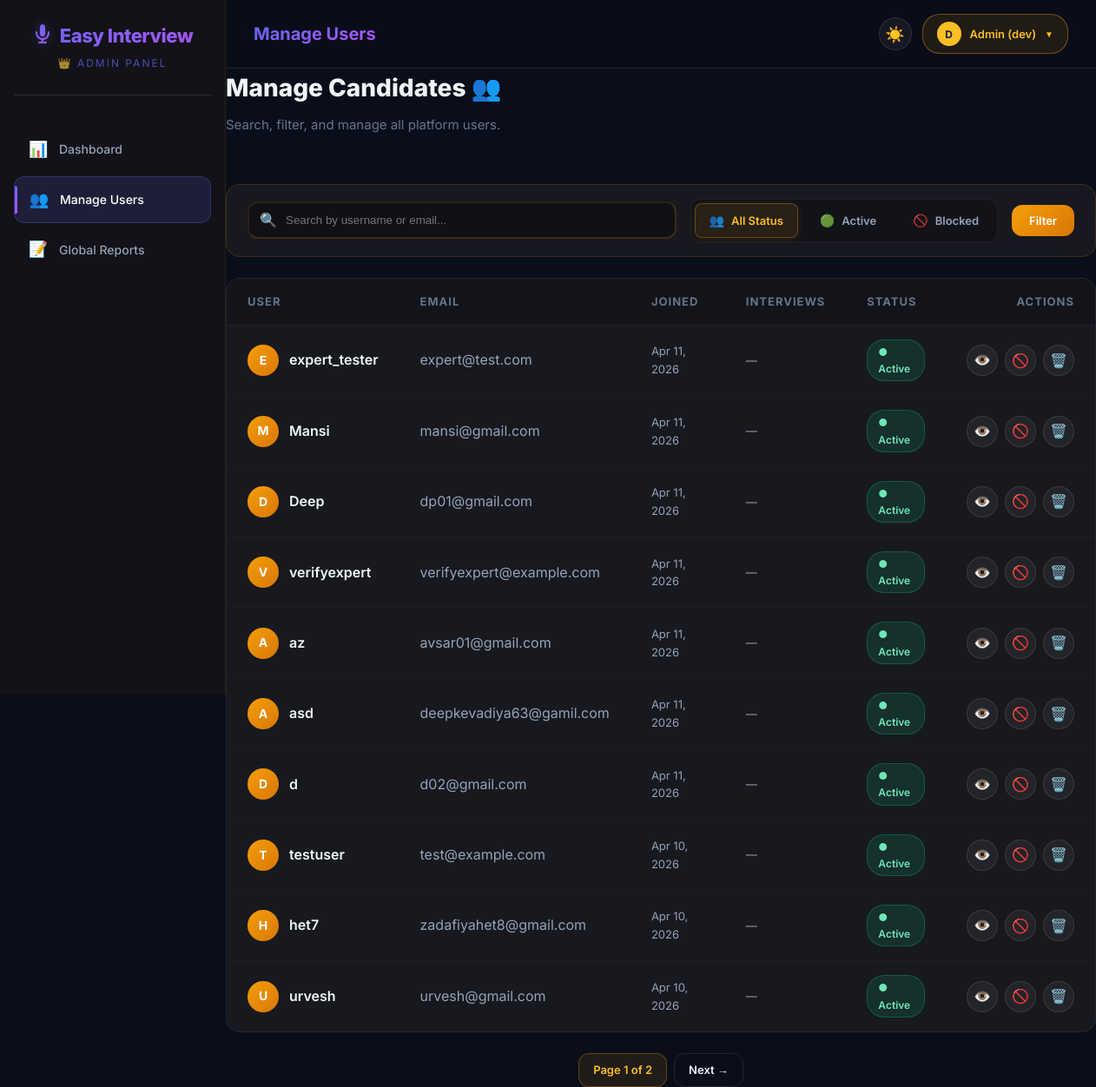
The page /manage-users/ (signed in) on the database its author committed.
### myapp/models.py (models this page shows, shortened)
class User(AbstractUser):
    profile_photo = models.ImageField(upload_to='profile_photos/', null=True, blank=True)
    is_expert = models.BooleanField(default=False)

### myapp/views.py (the view)
# urls.py: path('manage-users/', views.manage_users, name='manage_users'),
def manage_users(request):
    if not request.user.is_staff:
        return redirect("home")
    from django.core.paginator import Paginator
    search = request.GET.get("q", "").strip()
    status_filter = request.GET.get("status", "all")
    users = User.objects.filter(is_staff=False).order_by("-date_joined")
    if search:
        users = users.filter(username__icontains=search) | users.filter(email__icontains=search)
    if status_filter == "active":
        users = users.filter(is_active=True)
    elif status_filter == "blocked":
        users = users.filter(is_active=False)
    paginator = Paginator(users, 10)
    page = request.GET.get("page")
    users = paginator.get_page(page)
    return render(request, "admin/manage_users.html", {
        "users": users,
        "search": search,
        "status_filter": status_filter,
    })

### myapp/templates/admin/manage_users.html (shortened to what this page needs)
{% extends 'admin/admin_base.html' %}
{% block nav_users %}active{% endblock %}
{% block page_title %}<span>Manage Users</span>{% endblock %}
{% block content %}
<div class="animate-in" style="display: flex; justify-content: space-between; align-items: flex-end; flex-wrap: wrap; gap: 16px; margin-bottom: 24px;">
    <div>
        <h1 class="page-title">Manage Candidates 👥</h1>
        <p class="page-subtitle">Search, filter, and manage all platform users.</p>
    </div>
</div>
<div class="admin-card animate-in delay-1" style="padding: 16px 24px; margin-bottom: 24px;">
    <form method="GET" class="admin-filters-form" style="display: flex; gap: 16px; align-items: center; flex-wrap: wrap;">
        <div class="search-container">
            <span class="search-icon">🔍</span>
            <input type="text" name="q" value="{{ search }}" placeholder="Search by username or email..." class="form-input" style="width: 100%; background: rgba(0,0,0,0.3); border-color: rgba(245, 158, 11, 0.2); padding: 12px 16px 12px 42px; border-radius: var(--radius-md);">
        </div>
        <div class="status-toggle-group">
            <label for="status-all" class="status-label">
                <span class="status-icon">👥</span> All Status
            </label>
            <label for="status-active" class="status-label">
                <span class="status-icon">🟢</span> Active
            </label>
            <label for="status-blocked" class="status-label">
                <span class="status-icon">🚫</span> Blocked
            </label>
        </div>
        <div style="display: flex; gap: 8px;">
            <button type="submit" class="btn-primary-glow" style="background: var(--admin-accent); padding: 10px 20px; border-radius: var(--radius-md); font-size: 13px;">Filter</button>
        </div>
    </form>
</div>
<div class="admin-table-container animate-in delay-2">
    <table class="admin-table">
        <thead>
            <tr>
                <th>User</th>
                <th>Email</th>
                <th>Joined</th>
                <th>Interviews</th>
                <th>Status</th>
                <th style="text-align: right;">Actions</th>
            </tr>
        </thead>
        <tbody>
            {% for u in users %}
            <tr>
                <td>
                    <div style="display: flex; align-items: center; gap: 12px;">
                        <div style="width: 36px; height: 36px; border-radius: 50%; background: linear-gradient(135deg, #f59e0b, #d97706); color: white; display: flex; align-items: center; justify-content: center; font-weight: 700; font-size: 14px; flex-shrink: 0;">
                            {{ u.username|make_list|first|upper }}
                        </div>
                        <a href="{% url 'view_user' u.id %}" style="font-weight: 600; color: var(--text-primary); text-decoration: none;">{{ u.username }}</a>
                    </div>
                </td>
                <td style="color: var(--text-secondary);">{{ u.email|default:"—" }}</td>
                <td style="color: var(--text-secondary); font-size: 13px;">{{ u.date_joined|date:"M d, Y" }}</td>
                <td style="color: var(--text-secondary); font-size: 13px;">—</td>
                <td>
                    {% if u.is_superuser or u.is_staff %}
                        <span class="badge-admin">👑 Staff</span>
                    {% elif u.is_active %}
                        <span class="badge-active">● Active</span>
                    {% else %}
                        <span class="badge-blocked">🚫 Blocked</span>
                    {% endif %}
                </td>
                <td style="text-align: right;">
                    <div style="display: flex; gap: 8px; justify-content: flex-end;">
                        <a href="{% url 'view_user' u.id %}" class="btn-admin-action" title="View Profile">👁️</a>
                        {% if not u.is_superuser %}
                            <form method="POST" action="{% url 'block_user' u.id %}" style="display:inline;">
                                <button type="submit" class="btn-admin-action warn" title="{% if u.is_active %}Block{% else %}Unblock{% endif %}" onclick="return confirm('Change this user\'s status?');">
                                    {% if u.is_active %}🚫{% else %}✅{% endif %}
                                </button>
                            </form>
                            <form method="POST" action="{% url 'delete_user' u.id %}" style="display:inline;">
                                <button type="submit" class="btn-admin-action danger" title="Delete" onclick="return confirm('Delete this user permanently?');">🗑️</button>
                            </form>
                        {% endif %}
                    </div>
                </td>
            </tr>
            {% empty %}
            <tr>
                <td colspan="6" style="text-align: center; padding: 40px; color: var(--text-muted);">
                    {% if search %}No users found matching "{{ search }}".{% else %}No users on the platform.{% endif %}
                </td>
            </tr>
            {% endfor %}
        </tbody>
    </table>
</div>
{% if users.has_other_pages %}
<div style="margin-top: 24px; display: flex; justify-content: center; gap: 8px;" class="animate-in delay-3">
    <span class="btn-outline-glass" style="padding: 8px 16px; font-size: 13px; cursor: default; background: rgba(245, 158, 11, 0.1); border-color: rgba(245, 158, 11, 0.3); color: #fbbf24;">
        Page {{ users.number }} of {{ users.paginator.num_pages }}
    </span>
    {% if users.has_next %}
        <a href="?page={{ users.next_page_number }}&q={{ search }}&status={{ status_filter }}" class="btn-outline-glass" style="padding: 8px 16px; font-size: 13px;">Next →</a>
    {% endif %}
</div>
{% endif %}
{% endblock %}

### myapp/templates/admin/admin_base.html (shortened to what this page needs)
{% load static %}
<!DOCTYPE html>
<html lang="en">
<head>
    <link rel="stylesheet" href="{% static 'css/style.css' %}?v=30">
</head>
<body class="admin-body">
<div id="wrapper">
    <div class="sidebar admin-sidebar">
        <div class="sidebar-logo">
            <h2 style="color: #6366f1; display: flex; align-items: center; justify-content: center; gap: 8px;">
                Easy Interview
            </h2>
            <span style="color: rgba(99, 102, 241, 0.7);">👑 Admin Panel</span>
        </div>
        <div class="sidebar-nav">
            <a href="{% url 'admin_dashboard' %}" class="nav-link {% block nav_dashboard %}{% endblock %}">
                <span class="nav-icon">📊</span> Dashboard
            </a>
            <a href="{% url 'manage_users' %}" class="nav-link {% block nav_users %}{% endblock %}">
                <span class="nav-icon">👥</span> Manage Users
            </a>
            <a href="{% url 'admin_reports' %}" class="nav-link {% block nav_reports %}{% endblock %}">
                <span class="nav-icon">📝</span> Global Reports
            </a>
        </div>
        <div style="margin-top: auto; padding: 20px;">
        </div>
    </div>
    <div class="page-content">
        <div class="topbar">
            <div style="display: flex; align-items: center; gap: 12px;">
                <div class="topbar-title">
                    {% block page_title %}<span>Admin Dashboard</span>{% endblock %}
                </div>
            </div>
            <div style="display: flex; align-items: center; gap: 12px;">
                <button id="theme-toggle-admin" class="btn-outline-glass" style="padding: 0; width: 38px; height: 38px; border-radius: 50%; font-size: 18px; display: flex; align-items: center; justify-content: center; cursor: pointer; background: var(--bg-glass); border-color: var(--border-glass);">
                </button>
                <div class="profile-dropdown">
                    <button class="profile-btn" style="border-color: rgba(245, 158, 11, 0.4); background: rgba(245, 158, 11, 0.1);">
                        <div class="profile-avatar" style="width: 28px; height: 28px; background: #fbbf24; color: #1e1b4b; font-size: 12px; margin: 0;">
                            {{ request.user.username|make_list|first|upper }}
                        </div>
                        <span style="font-size: 13px; font-weight: 600; color: #fbbf24;">Admin ({{ request.user.username }})</span>
                        <span style="font-size: 10px; color: #fbbf24;">▼</span>
                    </button>
                </div>
            </div>
        </div>
        <div class="content-wrapper">
            {% block content %}{% endblock %}
        </div>
    </div>
</div>
</body>
</html>

### myapp/templates/admin/manage_users.html (style rules this page uses)
.status-toggle-group { display: flex; gap: 8px; background: rgba(0, 0, 0, 0.2); padding: 4px; border-radius: var(--radius-md); border: 1px solid rgba(255, 255, 255, 0.05); }
.status-label { display: flex; align-items: center; gap: 8px; padding: 8px 16px; border-radius: calc(var(--radius-md) - 4px); color: var(--text-secondary); font-size: 13px; font-weight: 600; cursor: pointer; transition: var(--transition); border: 1px solid transparent; white-space: nowrap; }
.status-radio:checked + .status-label { background: rgba(245, 158, 11, 0.1); border-color: rgba(245, 158, 11, 0.3); color: #fbbf24; box-shadow: 0 2px 10px rgba(245, 158, 11, 0.1); }
.status-icon { font-size: 14px; opacity: 0.8; }
.search-container { display: flex; flex: 1; position: relative; }
.search-icon { position: absolute; left: 14px; top: 50%; transform: translateY(-50%); color: var(--text-muted); pointer-events: none; }

### rows shown on the page
User: user.username|make_list "D", user.username "dev"
User: username|make_list "E", username "expert_tester", email "expert@test.com", date_joined "Apr 11, 2026", is_superuser "● Active"
User: username|make_list "M", username "Mansi", email "mansi@gmail.com", date_joined "Apr 11, 2026", is_superuser "● Active"
User: username|make_list "D", username "Deep", email "dp01@gmail.com", date_joined "Apr 11, 2026", is_superuser "● Active"
User: username|make_list "V", username "verifyexpert", email "verifyexpert@example.com", date_joined "Apr 11, 2026", is_superuser "● Active"
User: username|make_list "A", username "az", email "avsar01@gmail.com", date_joined "Apr 11, 2026", is_superuser "● Active"
User: username|make_list "A", username "asd", email "deepkevadiya63@gamil.com", date_joined "Apr 11, 2026", is_superuser "● Active"
User: username|make_list "D", username "d", email "d02@gmail.com", date_joined "Apr 11, 2026", is_superuser "● Active"
User: username|make_list "T", username "testuser", email "test@example.com", date_joined "Apr 10, 2026", is_superuser "● Active"
User: username|make_list "H", username "het7", email "zadafiyahet8@gmail.com", date_joined "Apr 10, 2026", is_superuser "● Active"
User: username|make_list "U", username "urvesh", email "urvesh@gmail.com", date_joined "Apr 10, 2026", is_superuser "● Active"

### other values the page prints
{{ users.number }} "1"
{{ users.paginator.num_pages }} "2"
